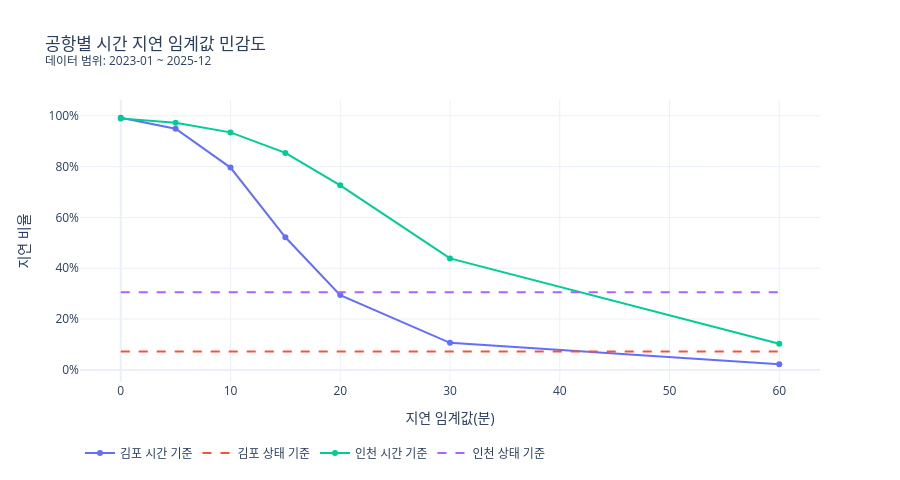

Source (notebook cell):
### Code cell
# 차트: 시간 지연 임계값 변화에 따른 지연 비율 민감도를 비교한다.
fig = go.Figure()
for airport, group in delay_threshold_sensitivity_df.groupby('출발공항 원문'):
    fig.add_trace(go.Scatter(
        x=group['임계값(분)'],
        y=group['임계값 지연 비율'],
        mode='lines+markers',
        name=f'{airport} 시간 기준',
    ))
    status_rate = group['상태 지연 편 수'].iloc[0] / group['분모 후보 편 수'].iloc[0]
    fig.add_trace(go.Scatter(
        x=[group['임계값(분)'].min(), group['임계값(분)'].max()],
        y=[status_rate, status_rate],
        mode='lines',
        line={'dash': 'dash'},
        name=f'{airport} 상태 기준',
    ))

fig.update_layout(
    title=chart_title('공항별 시간 지연 임계값 민감도', EDA_PERIODS),
    xaxis_title='지연 임계값(분)',
    yaxis_title='지연 비율',
    yaxis_tickformat='.0%',
    template=PLOTLY_TEMPLATE,
    height=480,
    legend={'orientation': 'h', 'y': -0.2},
)
fig.show(config={'displaylogo': False})

### Figure 1 — Plotly figure (JSON) as saved in the notebook; plotly's stock layout.template omitted (floating-point values rounded to 4 significant figures)
{"data": [{"mode": "lines+markers", "name": "김포 시간 기준", "type": "scatter", "x": [0, 5, 10, 15, 20, 30, 60], "y": [0.9919, 0.9494, 0.7962, 0.5219, 0.2944, 0.1066, 0.0227]}, {"line": {"dash": "dash"}, "mode": "lines", "name": "김포 상태 기준", "type": "scatter", "x": [0, 60], "y": [0.07283, 0.07283]}, {"mode": "lines+markers", "name": "인천 시간 기준", "type": "scatter", "x": [0, 5, 10, 15, 20, 30, 60], "y": [0.9895, 0.9729, 0.9347, 0.8539, 0.7262, 0.4389, 0.103]}, {"line": {"dash": "dash"}, "mode": "lines", "name": "인천 상태 기준", "type": "scatter", "x": [0, 60], "y": [0.3057, 0.3057]}], "layout": {"height": 480, "legend": {"orientation": "h", "y": -0.2}, "title": {"text": "공항별 시간 지연 임계값 민감도<br><sup>데이터 범위: 2023-01 ~ 2025-12</sup>"}, "xaxis": {"title": {"text": "지연 임계값(분)"}}, "yaxis": {"tickformat": ".0%", "title": {"text": "지연 비율"}}}}
